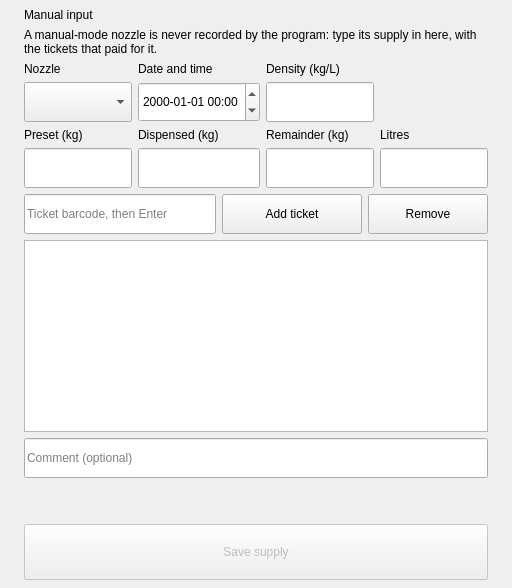
<?xml version="1.0" encoding="UTF-8"?>
<ui version="4.0">
 <class>ManualSupplyPage</class>
 <widget class="QWidget" name="ManualSupplyPage">
  <layout class="QVBoxLayout" name="manualLayout" stretch="0,0,0,0,1,0,0,0,0">
   <property name="leftMargin"><number>24</number></property>
   <property name="topMargin"><number>8</number></property>
   <property name="rightMargin"><number>24</number></property>
   <property name="bottomMargin"><number>8</number></property>
   <property name="spacing"><number>6</number></property>
   <item>
    <widget class="QLabel" name="pageTitle">
     <property name="text"><string>Manual input</string></property>
    </widget>
   </item>
   <item>
    <widget class="QLabel" name="msIntro">
     <property name="wordWrap"><bool>true</bool></property>
     <property name="text"><string>A manual-mode nozzle is never recorded by the program: type its supply in here, with the tickets that paid for it.</string></property>
    </widget>
   </item>
   <item>
    <layout class="QGridLayout" name="manualGrid" columnstretch="4,4,4,4">
     <property name="leftMargin"><number>0</number></property>
     <property name="topMargin"><number>0</number></property>
     <property name="rightMargin"><number>0</number></property>
     <property name="bottomMargin"><number>0</number></property>
     <property name="spacing"><number>6</number></property>
     <item row="0" column="0">
      <widget class="QLabel" name="msNozzleLabel">
       <property name="text"><string>Nozzle</string></property>
      </widget>
     </item>
     <item row="0" column="1">
      <widget class="QLabel" name="msTimeLabel">
       <property name="text"><string>Date and time</string></property>
      </widget>
     </item>
     <item row="0" column="2">
      <widget class="QLabel" name="msDensityLabel">
       <property name="text"><string>Density (kg/L)</string></property>
      </widget>
     </item>
     <item row="1" column="0">
      <widget class="QComboBox" name="msNozzleCombo">
       <property name="minimumSize"><size><width>0</width><height>40</height></size></property>
      </widget>
     </item>
     <item row="1" column="1">
      <widget class="QDateTimeEdit" name="msTimeEdit">
       <property name="displayFormat"><string notr="true">yyyy-MM-dd HH:mm</string></property>
       <property name="minimumSize"><size><width>0</width><height>40</height></size></property>
      </widget>
     </item>
     <item row="1" column="2">
      <widget class="QLineEdit" name="msDensityField">
       <property name="readOnly"><bool>true</bool></property>
       <property name="focusPolicy"><enum>Qt::NoFocus</enum></property>
       <property name="minimumSize"><size><width>0</width><height>40</height></size></property>
      </widget>
     </item>
     <item row="2" column="0">
      <widget class="QLabel" name="msPresetLabel">
       <property name="text"><string>Preset (kg)</string></property>
      </widget>
     </item>
     <item row="2" column="1">
      <widget class="QLabel" name="msKgLabel">
       <property name="text"><string>Dispensed (kg)</string></property>
      </widget>
     </item>
     <item row="2" column="2">
      <widget class="QLabel" name="msRemainderLabel">
       <property name="text"><string>Remainder (kg)</string></property>
      </widget>
     </item>
     <item row="2" column="3">
      <widget class="QLabel" name="msLitersLabel">
       <property name="text"><string>Litres</string></property>
      </widget>
     </item>
     <item row="3" column="0">
      <widget class="QLineEdit" name="msPresetField">
       <property name="readOnly"><bool>true</bool></property>
       <property name="focusPolicy"><enum>Qt::NoFocus</enum></property>
       <property name="minimumSize"><size><width>0</width><height>40</height></size></property>
      </widget>
     </item>
     <item row="3" column="1">
      <widget class="QLineEdit" name="msKgField">
       <property name="minimumSize"><size><width>0</width><height>40</height></size></property>
      </widget>
     </item>
     <item row="3" column="2">
      <widget class="QLineEdit" name="msRemainderField">
       <property name="minimumSize"><size><width>0</width><height>40</height></size></property>
      </widget>
     </item>
     <item row="3" column="3">
      <widget class="QLineEdit" name="msLitersField">
       <property name="minimumSize"><size><width>0</width><height>40</height></size></property>
      </widget>
     </item>
    </layout>
   </item>
   <item>
    <layout class="QHBoxLayout" name="ticketRow" stretch="1,0,0">
     <property name="leftMargin"><number>0</number></property>
     <property name="topMargin"><number>0</number></property>
     <property name="rightMargin"><number>0</number></property>
     <property name="bottomMargin"><number>0</number></property>
     <property name="spacing"><number>6</number></property>
     <item>
      <widget class="QLineEdit" name="msBarcode">
       <property name="placeholderText"><string>Ticket barcode, then Enter</string></property>
       <property name="maxLength"><number>32</number></property>
       <property name="minimumSize"><size><width>0</width><height>40</height></size></property>
      </widget>
     </item>
     <item>
      <widget class="QPushButton" name="msAddButton">
       <property name="text"><string>Add ticket</string></property>
       <property name="minimumSize"><size><width>140</width><height>40</height></size></property>
      </widget>
     </item>
     <item>
      <widget class="QPushButton" name="msRemoveButton">
       <property name="text"><string>Remove</string></property>
       <property name="minimumSize"><size><width>120</width><height>40</height></size></property>
      </widget>
     </item>
    </layout>
   </item>
   <item>
    <widget class="QTableWidget" name="msTickets">
    </widget>
   </item>
   <item>
    <widget class="QLineEdit" name="msCommentField">
     <property name="placeholderText"><string>Comment (optional)</string></property>
     <property name="maxLength"><number>255</number></property>
     <property name="minimumSize"><size><width>0</width><height>40</height></size></property>
    </widget>
   </item>
   <item>
    <widget class="QLabel" name="msSummary">
     <property name="wordWrap"><bool>true</bool></property>
    </widget>
   </item>
   <item>
    <widget class="QLabel" name="msStatus">
     <property name="wordWrap"><bool>true</bool></property>
    </widget>
   </item>
   <item>
    <widget class="QPushButton" name="msSaveButton">
     <property name="text"><string>Save supply</string></property>
     <property name="enabled"><bool>false</bool></property>
     <property name="minimumSize"><size><width>0</width><height>56</height></size></property>
    </widget>
   </item>
  </layout>
 </widget>
 <resources/>
 <connections/>
</ui>
